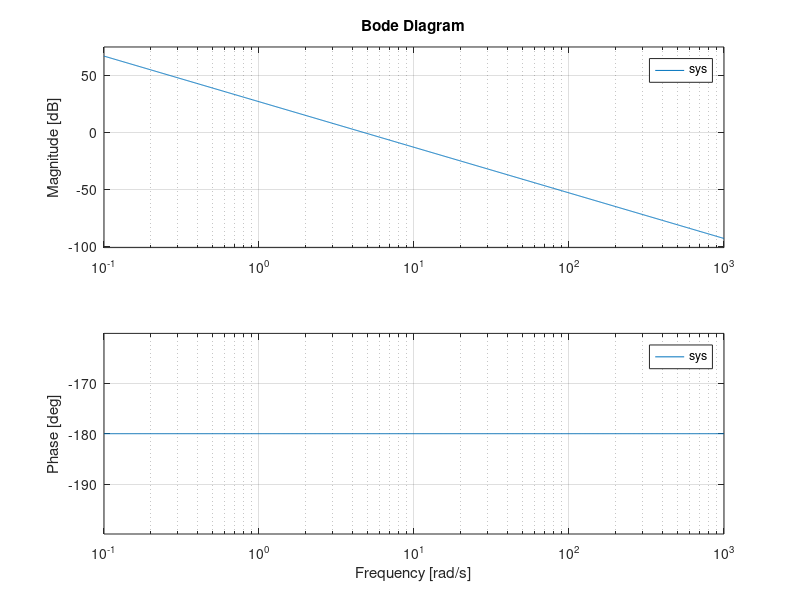

Source code (MATLAB): (Note: this script raises an error after producing the figure.)
clc; clear; close all;

% Constants
sim_time = 100;
s = tf('s');
Kt = 11;   % [N/A] - motor constant
lx = 39/100; 
ly = 39/100;
m_slider = 0.135; % kg
depth = 34.8/1000; 
thickness = 4.8/1000; 
rho = 1180; %kg/m^3

% Mass calculation
V_outer = lx*ly*depth;
V_inner = (lx-2*thickness)*(ly-2*thickness)*(depth-thickness);
V = (V_outer-V_inner);
m_plate = V*rho;
m = (1/3*m_plate)+m_slider;
d = 0;  % damping coefficient, assumed 0 for now

% Motor model
sys = Kt/(s^2*m+d*s);
bode(sys)
num_sys = sys.num{:};
den_sys = sys.den{:};

%% Load controller
load('controller_lowpass_integrator.mat') % Load shapeit controller
% C = shapeit_data.C_tf_z;
C = shapeit_data.C_tf;
C_shapeit = tf(C);

% All in Hertz
integrator_zero = 1;
lead_zero = 3.33;
lead_pole = 30;
lpf_pole = 100;
damping = 0.6;
gain = 100;

C_gain = gain;
C_lead = ((1/(2*pi*lead_zero))*s+1)/((1/(2*pi*lead_pole))*s+1);
C_lpf = 1/((1/(2*pi*lpf_pole)^2)*s^2 + ((2*damping)/(2*pi*lpf_pole))*s+1);
C_int = (s+2*pi*integrator_zero)/s;
C_shapeit_manually = C_gain*C_lead*C_lpf*(tf(cell2mat(C_int.num),1)); % only the zero part of the integrator
bode(C_shapeit)
hold on
bode(C)

num_c = C_shapeit_manually.num{:};
den_c = C_shapeit_manually.den{:};
sys_cl = feedback(sys*C,1);
figure
step(sys_cl)

%% Control parameters for Simulink model
numc_mi = C.Numerator{:};
denc_mi = C.Denominator{:};

% sisotool(sys,C)

%% Nyquist robustness
% m_max = 0.150*100000;
% delta = 0:m_max/10:m_max;
% figure
% for i = 1:length(delta)
% sys = kt/((m_tot+delta(i))*s^2+d*s);
% L = C*sys;
% nyquist(1+L)
% hold on
% end
% 
% figure
% for i = 1:length(delta)
% sys = kt/((m_tot+delta(i))*s^2+d*s);
% trans = loopsens(C,sys);
% pzmap(trans.Ti)
% hold on
% end
% 
% % m_tot_aux = m_tot + delta 
% %% Load controller
% 
% load('weak_PD.mat')
% C = shapeit_data.C_tf;
% C = tf(C);
% num_c = cell2mat(C.num);
% den_c = cell2mat(C.den);
% 
% C = shapeit_data.C_tf_z;
% C = tf(C);
% num_d = cell2mat(C.num);
% den_d = cell2mat(C.den);

%% sys ID on integrator of simulink
% average = 1;
% nfft = length(out.input_int)/average;
% window = hann(nfft);
% [txy,f] = tfestimate(out.input_int,out.output_int,window,nfft/2,nfft);
% frf = frd(txy,f);
% bode(frf)

%% PID controlle test properness
N = 100;
P = 1;
I = 1;
D = 1;
C = P + I*(1/s) + D*(N/(1+N*(1/s)));

num_c = C.num{:};
den_c = C.den{:};

%% import PID sisotool
pid_struct = pid(C);
Kp = pid_struct.Kp;
Ki = pid_struct.Ki;
Kd = pid_struct.Kd;
N = 1/pid_struct.Tf;

